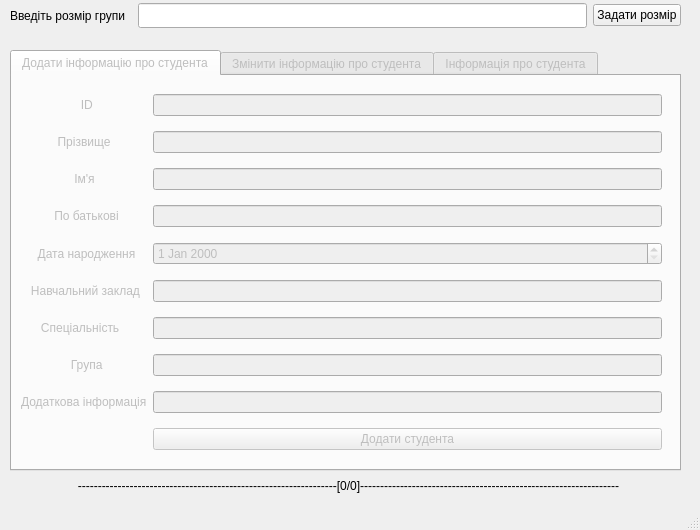
<?xml version="1.0" encoding="UTF-8"?>
<ui version="4.0">
 <class>MainWindow</class>
 <widget class="QMainWindow" name="MainWindow">
  <property name="geometry">
   <rect>
    <x>0</x>
    <y>0</y>
    <width>700</width>
    <height>530</height>
   </rect>
  </property>
  <property name="sizePolicy">
   <sizepolicy hsizetype="Ignored" vsizetype="Ignored">
    <horstretch>0</horstretch>
    <verstretch>0</verstretch>
   </sizepolicy>
  </property>
  <property name="minimumSize">
   <size>
    <width>700</width>
    <height>530</height>
   </size>
  </property>
  <property name="maximumSize">
   <size>
    <width>700</width>
    <height>530</height>
   </size>
  </property>
  <property name="sizeIncrement">
   <size>
    <width>700</width>
    <height>530</height>
   </size>
  </property>
  <property name="baseSize">
   <size>
    <width>700</width>
    <height>530</height>
   </size>
  </property>
  <property name="windowTitle">
   <string>Студенти</string>
  </property>
  <property name="windowIcon">
   <iconset>
    <normaloff>2903370.png</normaloff>2903370.png</iconset>
  </property>
  <widget class="QWidget" name="centralwidget">
   <widget class="QWidget" name="horizontalLayoutWidget">
    <property name="geometry">
     <rect>
      <x>10</x>
      <y>0</y>
      <width>671</width>
      <height>31</height>
     </rect>
    </property>
    <layout class="QHBoxLayout" name="horizontalLayout">
     <item>
      <widget class="QLabel" name="labelInputGroupSize">
       <property name="text">
        <string>Введіть розмір групи</string>
       </property>
      </widget>
     </item>
     <item>
      <widget class="Line" name="line">
       <property name="orientation">
        <enum>Qt::Horizontal</enum>
       </property>
      </widget>
     </item>
     <item>
      <widget class="QLineEdit" name="lineGroupSize">
       <property name="maximumSize">
        <size>
         <width>16777215</width>
         <height>25</height>
        </size>
       </property>
      </widget>
     </item>
     <item>
      <widget class="QPushButton" name="pushButton">
       <property name="cursor">
        <cursorShape>PointingHandCursor</cursorShape>
       </property>
       <property name="text">
        <string>Задати розмір</string>
       </property>
      </widget>
     </item>
    </layout>
   </widget>
   <widget class="QWidget" name="horizontalLayoutWidget_2">
    <property name="geometry">
     <rect>
      <x>10</x>
      <y>50</y>
      <width>671</width>
      <height>421</height>
     </rect>
    </property>
    <layout class="QHBoxLayout" name="horizontalLayout_2">
     <item>
      <widget class="QTabWidget" name="tabWidget">
       <property name="enabled">
        <bool>false</bool>
       </property>
       <property name="cursor">
        <cursorShape>PointingHandCursor</cursorShape>
       </property>
       <property name="currentIndex">
        <number>0</number>
       </property>
       <widget class="QWidget" name="tab">
        <attribute name="title">
         <string>Додати інформацію про студента</string>
        </attribute>
        <widget class="QWidget" name="gridLayoutWidget">
         <property name="geometry">
          <rect>
           <x>9</x>
           <y>9</y>
           <width>641</width>
           <height>381</height>
          </rect>
         </property>
         <layout class="QGridLayout" name="gridLayout">
          <item row="4" column="1">
           <widget class="QLineEdit" name="lineEdit_Name"/>
          </item>
          <item row="9" column="0">
           <widget class="QLabel" name="label_9">
            <property name="text">
             <string>               Група</string>
            </property>
           </widget>
          </item>
          <item row="6" column="0">
           <widget class="QLabel" name="label_6">
            <property name="text">
             <string>     Дата народження</string>
            </property>
           </widget>
          </item>
          <item row="10" column="1">
           <widget class="QLineEdit" name="lineEdit_MoreInfo"/>
          </item>
          <item row="7" column="1">
           <widget class="QLineEdit" name="lineEdit_School"/>
          </item>
          <item row="8" column="0">
           <widget class="QLabel" name="label_8">
            <property name="text">
             <string>      Спеціальність</string>
            </property>
           </widget>
          </item>
          <item row="10" column="0">
           <widget class="QLabel" name="label_10">
            <property name="text">
             <string>Додаткова інформація</string>
            </property>
           </widget>
          </item>
          <item row="11" column="1">
           <widget class="QPushButton" name="addStudentButton">
            <property name="cursor">
             <cursorShape>PointingHandCursor</cursorShape>
            </property>
            <property name="text">
             <string>Додати студента</string>
            </property>
           </widget>
          </item>
          <item row="1" column="0">
           <widget class="QLabel" name="label_3">
            <property name="text">
             <string>                  ID</string>
            </property>
           </widget>
          </item>
          <item row="6" column="1">
           <widget class="QDateEdit" name="dateEdit"/>
          </item>
          <item row="8" column="1">
           <widget class="QLineEdit" name="lineEdit_Speciality"/>
          </item>
          <item row="3" column="1">
           <widget class="QLineEdit" name="lineEdit_Sname"/>
          </item>
          <item row="3" column="0">
           <widget class="QLabel" name="label_2">
            <property name="text">
             <string>           Прізвище</string>
            </property>
           </widget>
          </item>
          <item row="5" column="0">
           <widget class="QLabel" name="label_5">
            <property name="text">
             <string>          По батькові</string>
            </property>
           </widget>
          </item>
          <item row="9" column="1">
           <widget class="QLineEdit" name="lineEdit_Group"/>
          </item>
          <item row="5" column="1">
           <widget class="QLineEdit" name="lineEdit_Fname"/>
          </item>
          <item row="1" column="1">
           <widget class="QLineEdit" name="lineEdit_ID"/>
          </item>
          <item row="4" column="0">
           <widget class="QLabel" name="label_4">
            <property name="text">
             <string>                Ім'я</string>
            </property>
           </widget>
          </item>
          <item row="7" column="0">
           <widget class="QLabel" name="label_7">
            <property name="text">
             <string>   Навчальний заклад</string>
            </property>
           </widget>
          </item>
         </layout>
        </widget>
       </widget>
       <widget class="QWidget" name="tab_2">
        <attribute name="title">
         <string>Змінити інформацію про студента</string>
        </attribute>
        <widget class="QWidget" name="gridLayoutWidget_2">
         <property name="geometry">
          <rect>
           <x>10</x>
           <y>10</y>
           <width>641</width>
           <height>381</height>
          </rect>
         </property>
         <layout class="QGridLayout" name="gridLayout_2">
          <item row="4" column="0">
           <widget class="QLabel" name="label_13">
            <property name="text">
             <string>           Прізвище</string>
            </property>
           </widget>
          </item>
          <item row="12" column="1">
           <widget class="QPushButton" name="EditButton">
            <property name="cursor">
             <cursorShape>PointingHandCursor</cursorShape>
            </property>
            <property name="text">
             <string>Змінити інформацію</string>
            </property>
           </widget>
          </item>
          <item row="11" column="0">
           <widget class="QLabel" name="label_15">
            <property name="text">
             <string>Додаткова інформація</string>
            </property>
           </widget>
          </item>
          <item row="2" column="0">
           <widget class="QLabel" name="label_11">
            <property name="text">
             <string>                  ID</string>
            </property>
           </widget>
          </item>
          <item row="7" column="0">
           <widget class="QLabel" name="label_18">
            <property name="text">
             <string>     Дата народження</string>
            </property>
           </widget>
          </item>
          <item row="10" column="1">
           <widget class="QLineEdit" name="lineEdit_Group_2"/>
          </item>
          <item row="10" column="0">
           <widget class="QLabel" name="label_17">
            <property name="text">
             <string>               Група</string>
            </property>
           </widget>
          </item>
          <item row="8" column="0">
           <widget class="QLabel" name="label_19">
            <property name="text">
             <string>   Навчальний заклад</string>
            </property>
           </widget>
          </item>
          <item row="9" column="0">
           <widget class="QLabel" name="label_16">
            <property name="text">
             <string>      Спеціальність</string>
            </property>
           </widget>
          </item>
          <item row="9" column="1">
           <widget class="QLineEdit" name="lineEdit_Speciality_2"/>
          </item>
          <item row="11" column="1">
           <widget class="QLineEdit" name="lineEdit_MoreInfo_2"/>
          </item>
          <item row="7" column="1">
           <widget class="QDateEdit" name="dateEdit_2"/>
          </item>
          <item row="6" column="0">
           <widget class="QLabel" name="label_14">
            <property name="text">
             <string>          По батькові</string>
            </property>
           </widget>
          </item>
          <item row="8" column="1">
           <widget class="QLineEdit" name="lineEdit_School_2"/>
          </item>
          <item row="5" column="0">
           <widget class="QLabel" name="label_12">
            <property name="text">
             <string>                Ім'я</string>
            </property>
           </widget>
          </item>
          <item row="5" column="1">
           <widget class="QLineEdit" name="lineEdit_Name_2"/>
          </item>
          <item row="4" column="1">
           <widget class="QLineEdit" name="lineEdit_Sname_2"/>
          </item>
          <item row="2" column="1">
           <widget class="QLineEdit" name="lineEdit_ID_2"/>
          </item>
          <item row="6" column="1">
           <widget class="QLineEdit" name="lineEdit_Fname_2"/>
          </item>
          <item row="1" column="1">
           <widget class="QComboBox" name="comboBoxEdit"/>
          </item>
          <item row="1" column="0">
           <widget class="QLabel" name="label_20">
            <property name="text">
             <string>    Список студентів</string>
            </property>
           </widget>
          </item>
         </layout>
        </widget>
       </widget>
       <widget class="QWidget" name="tab_3">
        <attribute name="title">
         <string>Інформація про студента</string>
        </attribute>
        <widget class="QWidget" name="gridLayoutWidget_5">
         <property name="geometry">
          <rect>
           <x>10</x>
           <y>10</y>
           <width>641</width>
           <height>381</height>
          </rect>
         </property>
         <layout class="QGridLayout" name="gridLayout_5">
          <item row="9" column="0">
           <widget class="QLabel" name="label_46">
            <property name="text">
             <string>      Спеціальність</string>
            </property>
           </widget>
          </item>
          <item row="6" column="0">
           <widget class="QLabel" name="label_47">
            <property name="text">
             <string>          По батькові</string>
            </property>
           </widget>
          </item>
          <item row="11" column="0">
           <widget class="QLabel" name="label_41">
            <property name="text">
             <string>Додаткова інформація</string>
            </property>
           </widget>
          </item>
          <item row="2" column="0">
           <widget class="QLabel" name="label_42">
            <property name="text">
             <string>                  ID</string>
            </property>
           </widget>
          </item>
          <item row="10" column="0">
           <widget class="QLabel" name="label_44">
            <property name="text">
             <string>               Група</string>
            </property>
           </widget>
          </item>
          <item row="7" column="0">
           <widget class="QLabel" name="label_43">
            <property name="text">
             <string>     Дата народження</string>
            </property>
           </widget>
          </item>
          <item row="8" column="0">
           <widget class="QLabel" name="label_45">
            <property name="text">
             <string>   Навчальний заклад</string>
            </property>
           </widget>
          </item>
          <item row="4" column="0">
           <widget class="QLabel" name="label_40">
            <property name="text">
             <string>           Прізвище</string>
            </property>
           </widget>
          </item>
          <item row="1" column="0">
           <widget class="QLabel" name="label_49">
            <property name="text">
             <string>    Список студентів</string>
            </property>
           </widget>
          </item>
          <item row="5" column="0">
           <widget class="QLabel" name="label_48">
            <property name="text">
             <string>                Ім'я</string>
            </property>
           </widget>
          </item>
          <item row="1" column="1" colspan="2">
           <widget class="QComboBox" name="comboBoxInfo"/>
          </item>
          <item row="2" column="1" colspan="2">
           <widget class="QLabel" name="label_get_ID">
            <property name="text">
             <string>Не вказано</string>
            </property>
            <property name="alignment">
             <set>Qt::AlignRight|Qt::AlignTrailing|Qt::AlignVCenter</set>
            </property>
           </widget>
          </item>
          <item row="4" column="1" colspan="2">
           <widget class="QLabel" name="label_get_Sname">
            <property name="text">
             <string>Не вказано</string>
            </property>
            <property name="alignment">
             <set>Qt::AlignRight|Qt::AlignTrailing|Qt::AlignVCenter</set>
            </property>
           </widget>
          </item>
          <item row="5" column="1" colspan="2">
           <widget class="QLabel" name="label_get_Name">
            <property name="text">
             <string>Не вказано</string>
            </property>
            <property name="alignment">
             <set>Qt::AlignRight|Qt::AlignTrailing|Qt::AlignVCenter</set>
            </property>
           </widget>
          </item>
          <item row="6" column="1" colspan="2">
           <widget class="QLabel" name="label_get_Fname">
            <property name="text">
             <string>Не вказано</string>
            </property>
            <property name="alignment">
             <set>Qt::AlignRight|Qt::AlignTrailing|Qt::AlignVCenter</set>
            </property>
           </widget>
          </item>
          <item row="7" column="1" colspan="2">
           <widget class="QLabel" name="label_get_Date">
            <property name="text">
             <string>Не вказано</string>
            </property>
            <property name="alignment">
             <set>Qt::AlignRight|Qt::AlignTrailing|Qt::AlignVCenter</set>
            </property>
           </widget>
          </item>
          <item row="8" column="1" colspan="2">
           <widget class="QLabel" name="label_get_School">
            <property name="text">
             <string>Не вказано</string>
            </property>
            <property name="alignment">
             <set>Qt::AlignRight|Qt::AlignTrailing|Qt::AlignVCenter</set>
            </property>
           </widget>
          </item>
          <item row="9" column="1" colspan="2">
           <widget class="QLabel" name="label_get_Speciality">
            <property name="text">
             <string>Не вказано</string>
            </property>
            <property name="alignment">
             <set>Qt::AlignRight|Qt::AlignTrailing|Qt::AlignVCenter</set>
            </property>
           </widget>
          </item>
          <item row="10" column="1" colspan="2">
           <widget class="QLabel" name="label_get_Group">
            <property name="text">
             <string>Не вказано</string>
            </property>
            <property name="alignment">
             <set>Qt::AlignRight|Qt::AlignTrailing|Qt::AlignVCenter</set>
            </property>
           </widget>
          </item>
          <item row="11" column="1" colspan="2">
           <widget class="QLabel" name="label_get_MoreInfo">
            <property name="text">
             <string>Не вказано</string>
            </property>
            <property name="alignment">
             <set>Qt::AlignRight|Qt::AlignTrailing|Qt::AlignVCenter</set>
            </property>
           </widget>
          </item>
         </layout>
        </widget>
       </widget>
      </widget>
     </item>
    </layout>
   </widget>
   <widget class="QLabel" name="labelError">
    <property name="geometry">
     <rect>
      <x>12</x>
      <y>20</y>
      <width>671</width>
      <height>29</height>
     </rect>
    </property>
    <property name="text">
     <string/>
    </property>
    <property name="alignment">
     <set>Qt::AlignCenter</set>
    </property>
   </widget>
   <widget class="QWidget" name="gridLayoutWidget_3">
    <property name="geometry">
     <rect>
      <x>10</x>
      <y>470</y>
      <width>677</width>
      <height>31</height>
     </rect>
    </property>
    <layout class="QGridLayout" name="gridLayout_3">
     <item row="0" column="2">
      <widget class="QLabel" name="labelGroupSize">
       <property name="text">
        <string>-----------------------------------------------------------------[0/0]-----------------------------------------------------------------</string>
       </property>
       <property name="alignment">
        <set>Qt::AlignCenter</set>
       </property>
      </widget>
     </item>
    </layout>
   </widget>
  </widget>
  <widget class="QMenuBar" name="menubar">
   <property name="geometry">
    <rect>
     <x>0</x>
     <y>0</y>
     <width>700</width>
     <height>21</height>
    </rect>
   </property>
  </widget>
  <widget class="QStatusBar" name="statusbar"/>
 </widget>
 <resources/>
 <connections/>
</ui>
